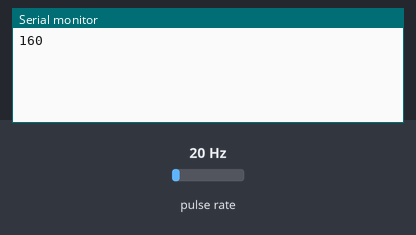
A sketch run on a simulated Arduino Uno, built with avr-gcc and run on an emulated ATmega328P. On the bench: the last lines printed to the serial monitor. Wiring (inferred from the names in the program): pulse sensor: data pin 2. Inputs (shaded band) come from the test bench; at power-on: pulse rate 20 Hz.

Above: at 1.2 s.
1.3 s: pulse rate (sensor on pin 2) set to 4 Hz
At 2.6 s:
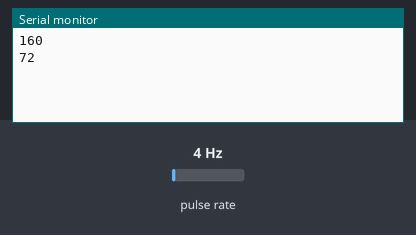
2.8 s: pulse rate (sensor on pin 2) set to 50 Hz
At 3.6 s:
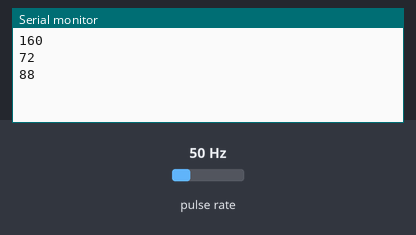
Timing chart, 0 to 5.8 s (numbered marks = the images above; inputs shaded):
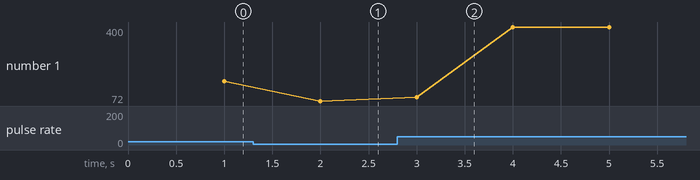

Measured:
- after the input at 1.3 s, the serial monitor: prints a new line after 0.70 s (image 1)
- after the input at 2.8 s, the serial monitor: prints a new line after 0.20 s (image 2)
- plotted number 1: 160 → 72 after the input at 1.3 s, 72 → 400 after the input at 2.8 s

The sketch:

Flow.ino
```cpp
volatile int pulseCount;  // counts the rising and falling edges of the signal
int hallsensor = 2;       // pin location of the sensor.
float callibrationFactor = 7.5; // callibration factor

void pulseCounter ()      // function that the interupt calls
{
 pulseCount++;  // pulse count increases based on flow of water through the turbine in the flow sensor
}

void setup()
{
  Serial.begin(9600);
  pinMode(hallsensor, INPUT);
}

void loop ()
{
  Serial.println(calcFlowRate(hallsensor));
}

int calcFlowRate(int hallsensor) {
  int flowRate;
  attachInterrupt(digitalPinToInterrupt(hallsensor), pulseCounter, RISING); // attach interrupt
  pulseCount = 0;
  delay (1000);
  flowRate = (pulseCount * 60 / callibrationFactor);   // calculating flow rate in L/hour
  detachInterrupt(digitalPinToInterrupt(hallsensor)); // deattach interrupt
  return flowRate;
}
```
